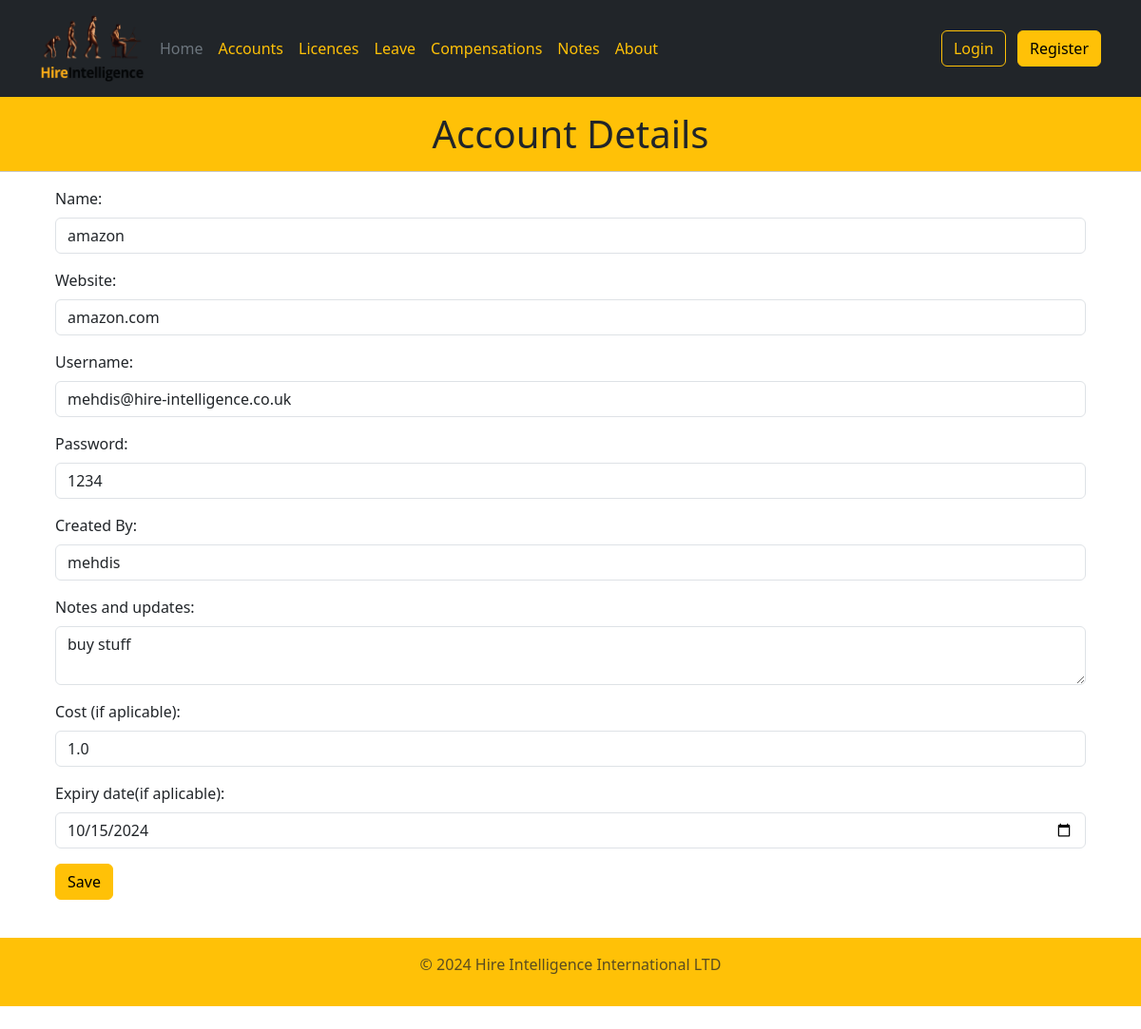
Screenshot of /account_detail/1 with the database file from the repository.
### models.py (models this page shows)
class Accounts(db.Model):
    id = db.Column(db.Integer, primary_key=True, autoincrement=True)
    date = db.Column(db.DateTime(timezone=True))
    name = db.Column(db.String, nullable = True)
    website = db.Column(db.String, nullable=True)
    username = db.Column(db.String, nullable=True)
    password = db.Column(db.String, nullable=True)
    creator = db.Column(db.String)
    note = db.Column(db.String(500))
    cost = db.Column(db.Float)
    expiry = db.Column(db.DateTime(timezone=True))

### views.py (the view, shortened to what this page needs)
    @app.route("/account_detail/<int:account_id>", methods=("GET", "POST"))
    def account_detail(account_id):
        account = db.get_or_404(Accounts, account_id )
        form = AccountsForm(
                name = account.name,
                website = account.website,
                username = account.username,
                password = account.password,
                creator = account.creator,
                note = account.note,
                cost = account.cost,
                expiry = account.expiry,
                date = account.date
            )
        return render_template("account-details.html", title="Account Details",
            year=datetime.now().year, form = form)

### forms.py
class AccountsForm(FlaskForm):
    name = StringField("Name:")
    website = StringField("Website:")
    username = StringField("Username:")
    password = StringField("Password:")
    creator = StringField("Created By:")
    note = TextAreaField("Notes and updates:")
    cost = FloatField("Cost (if aplicable):")
    expiry = DateField("Expiry date(if aplicable):")
    submit = SubmitField("Save", render_kw={"class":"btn btn-warning"})

### templates/account-details.html (shortened to what this page needs)
{% extends "base.html" %}
{% block content %}
<h1 class="text-center">{{title}}</h1>
<hr>
<div class="container ">
    <div class="row">
            <div class="col-sm m-3">
                    {{render_form(form)}}
            </div>
    </div>
</div>
{% endblock %}
{% block year %} {{year}} {% endblock %}

### static/style/style.css (style rules this page uses)
h1 { background-color: #ffc107; margin: 0px; padding: 15px; }
hr { background-color: #ffc107; margin : 0px; }

### rows the page displays
Accounts: name "amazon", website "amazon.com", username "mehdis@hire-intelligence.co.uk", password "1234", creator "mehdis", note "buy stuff", cost "1.0", expiry "10/15/2024"

### other values shown
{{ title }} "Account Details"
